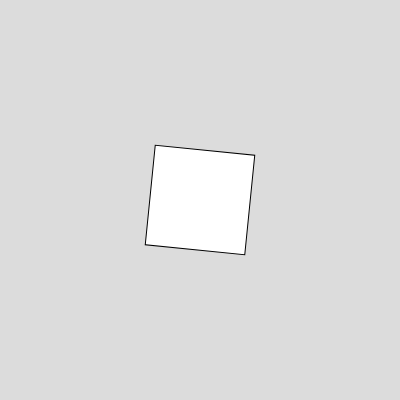
Frame 1 (no input)
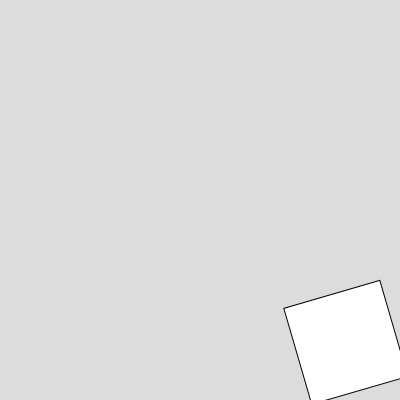
Frame 60 (no input)
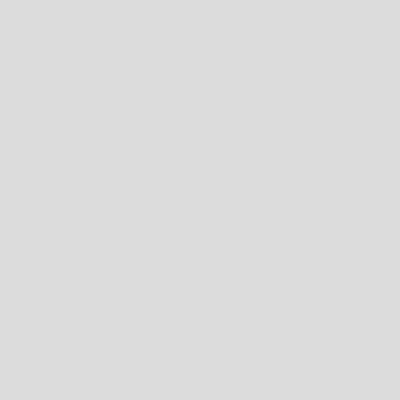
Frame 120 (the mouse pressed at the canvas centre since frame 60)

The p5.js sketch that drew these frames (run headless with seeded random() and noise() and a simulated clock; from frame 60 on, the mouse is pressed at the canvas centre):

// p5.js sketch
// ── sketch.js
const sketchWidth = 400;
const sketchHeight = 400;


let angle = 0;

let rectDirectionX = 0;
let rectDirectionY = 0;

let rectSpeed = 0;





function setup() { 
  createCanvas(sketchWidth, sketchHeight);
  rectMode(CENTER);

  frameRate (60);
} 

let offsetX = 0;
let offsetY = 0;


function draw() { 
  background(220);


  // x and y cords for transformation
  let x = sketchWidth/2 + offsetX;
  let y = sketchHeight/2 + offsetY;

	
  
    
  //transformations
	angle+= 0.1; //speed of rotation
  translate (x, y);
  rotate(angle);

  //rect itself
	rect(0, 0, 100, 100);
  
  //increasing offset
  offsetX += random(0, 5);
  offsetY += random(0, 5);
  

  /*if (x > sketchWidth || x < 0){
    offsetX *= -1;

  }

  if (y > sketchHeight || y < 0){
    offsetY *= -1;

  }
*/

}
